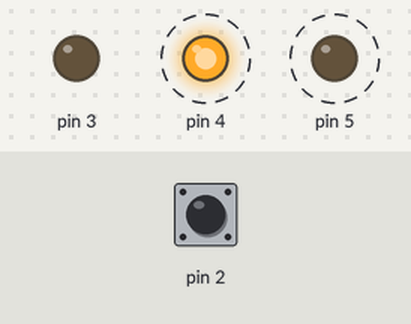
Bench run of a sketch on a simulated Arduino Uno, built with avr-gcc and run on an emulated ATmega328P. Shown: output pins drawn as LEDs (lit = HIGH). Dashed ring = blinking. Inputs (shaded band) come from the test bench; at power-on: pin 2 HIGH.

Above: at 0.12 s.
Timing chart, 0 to 3.0 s (numbered marks = the images above):
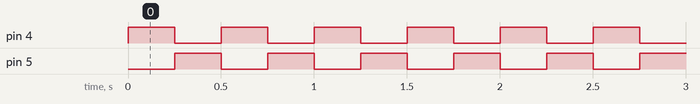

The sketch:

spaceship_interface.ino
```cpp
int switchState = 0;

void setup() {
    pinMode(3, OUTPUT);
    pinMode(4, OUTPUT);
    pinMode(5, OUTPUT);
    pinMode(2, INPUT);
}

void loop() {
    if (switchState == LOW) {
        switchState = digitalRead(2);
        digitalWrite(3, HIGH);
        digitalWrite(4, LOW);
        digitalWrite(5, LOW);
    } else {
        digitalWrite(3, LOW);
        digitalWrite(4, HIGH);
        digitalWrite(5, LOW);
        delay(250);
        digitalWrite(4, LOW);
        digitalWrite(5, HIGH);
        delay(250);
    }
}
```

Measured:
- by itself, pin 4, pin 5: alternates HIGH for 0.25 s and LOW for 0.25 s
